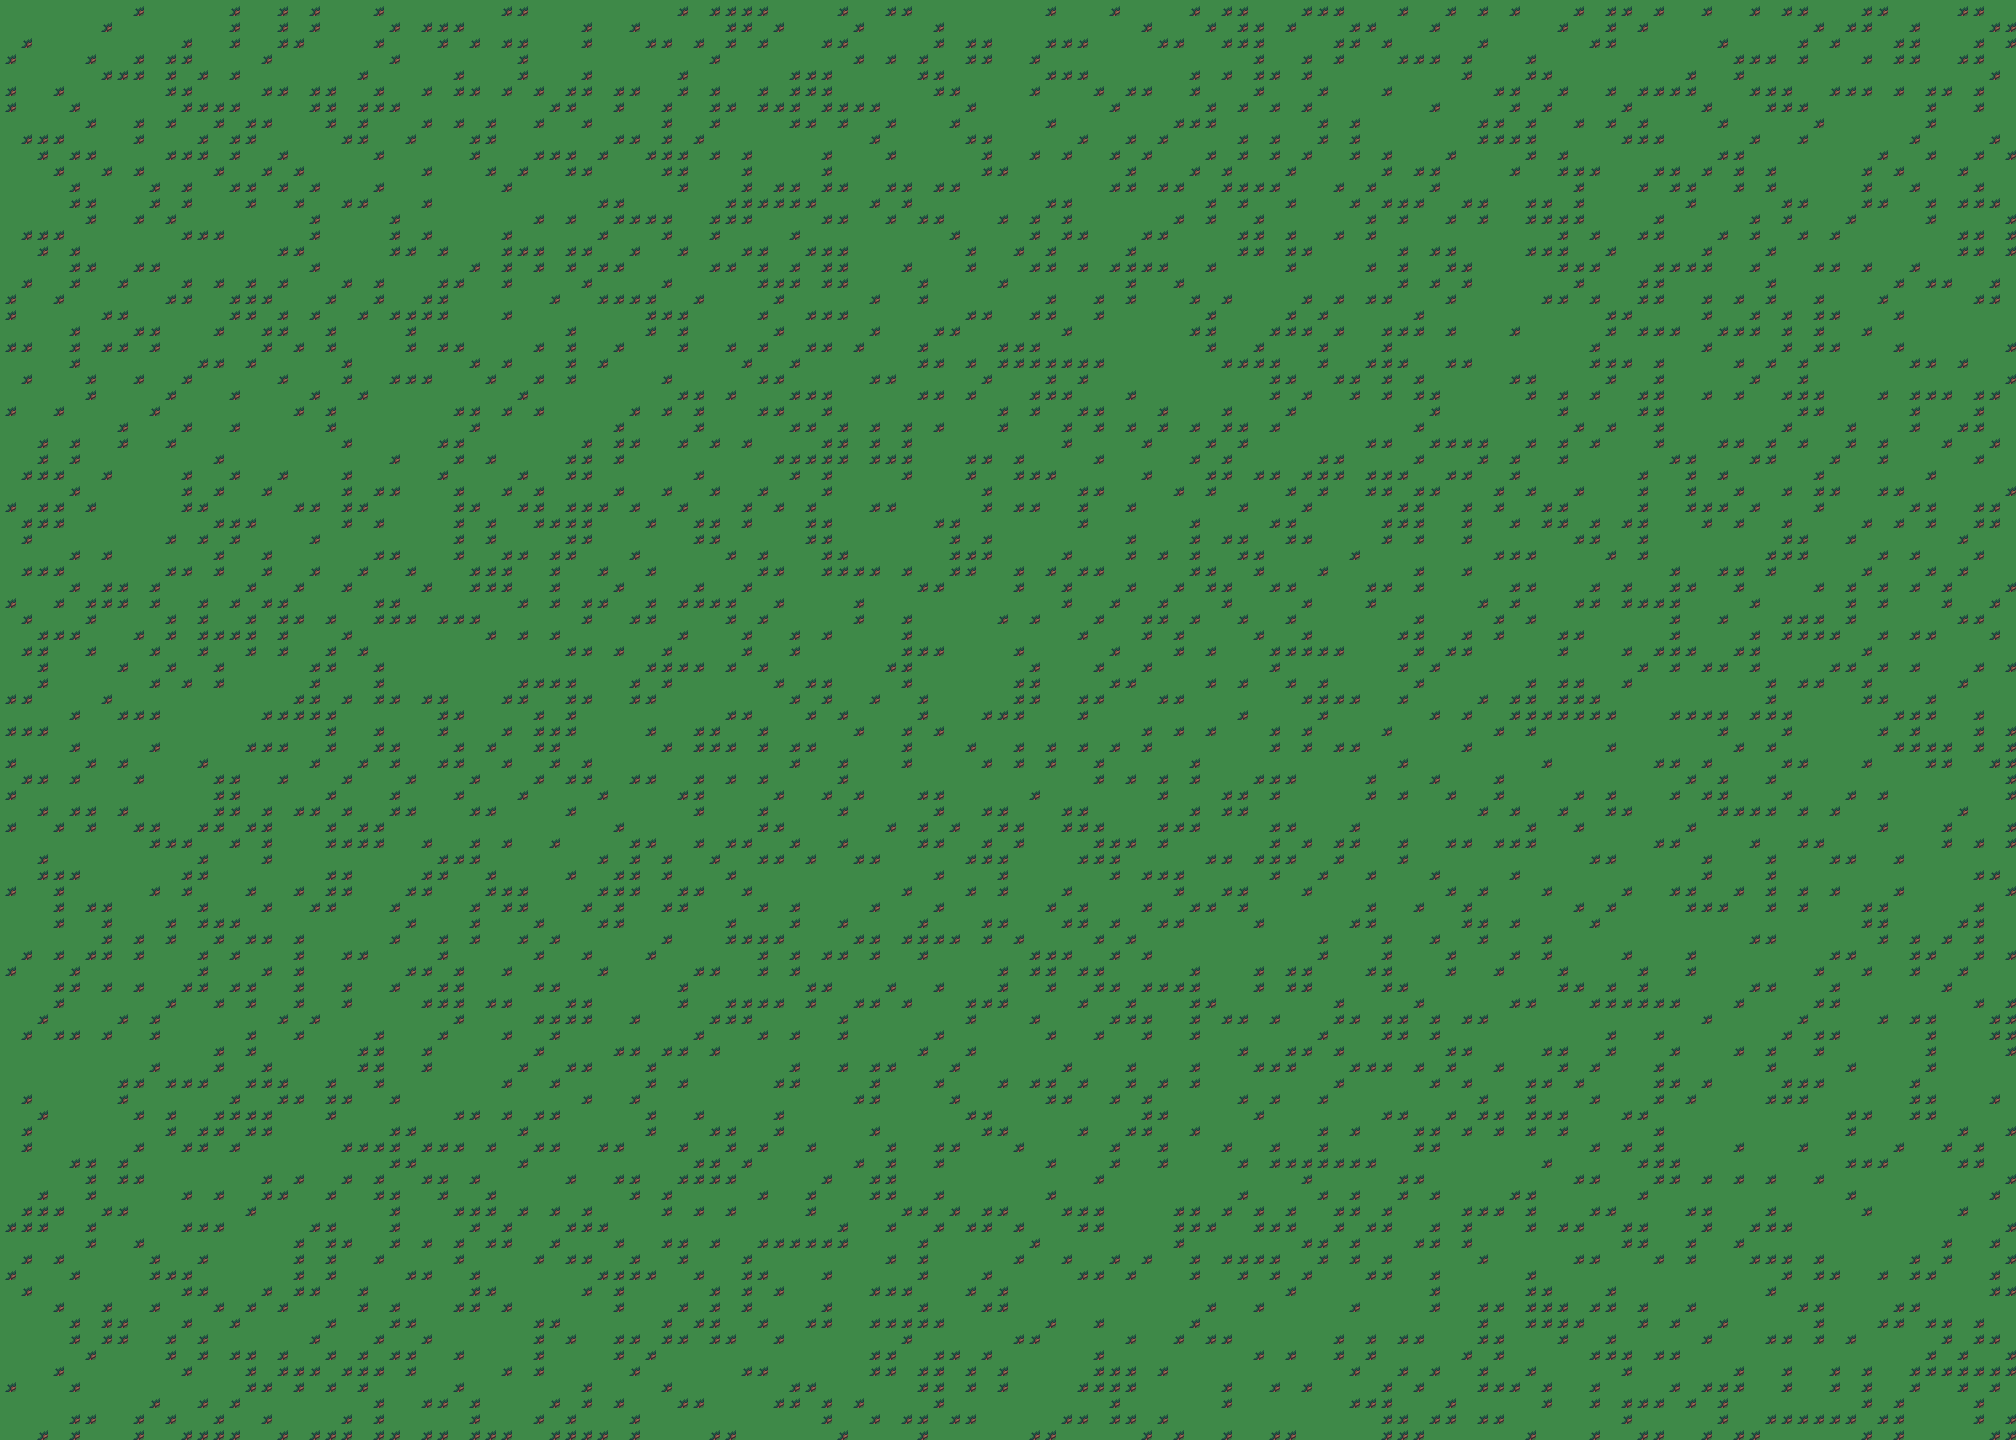

This game map was drawn from its Tiled (.tmx) file and the tilesets committed beside it. A one-line description and the trimmed map source follow:
An orthogonal 126x90 tile map with 16x16 px tiles, 5 tile layers (01_Ground, 02_Detail, 03_Structures, 04_Props, ...), 2 tilesets and 20 objects (4x enemy, 2x player, south_gate, ridge_left, ridge_right, ...).

<map version="1.10" tiledversion="1.12.1" orientation="orthogonal" renderorder="right-down" width="126" height="90" tilewidth="16" tileheight="16" infinite="0" nextlayerid="12" nextobjectid="29">
 <properties>
  <property name="groundStyle" value="peak" />
 </properties>
 <tileset firstgid="1" source="tileset.tsx" />
 <tileset firstgid="91" source="objects.tsx" />
 <layer id="7" name="01_Ground" width="126" height="90">
  <data>[11340 cells, 11340 non-empty, 2 distinct tile ids]</data>
 </layer>
 <layer id="8" name="02_Detail" width="126" height="90"><data>[11340 cells, 0 non-empty, 0 distinct tile ids]</data></layer><layer id="9" name="03_Structures" width="126" height="90"><data>[11340 cells, 0 non-empty, 0 distinct tile ids]</data></layer><layer id="10" name="04_Props" width="126" height="90"><data>[11340 cells, 0 non-empty, 0 distinct tile ids]</data></layer><layer id="11" name="05_Foreground" width="126" height="90"><data>[11340 cells, 0 non-empty, 0 distinct tile ids]</data></layer><objectgroup id="1" name="features">
  <object id="1" name="south_gate" x="900" y="1100" width="220" height="180">
   <properties>
    <property name="kind" value="gate" />
    <property name="label" value="Sky Lift" />
   </properties>
  </object>
  <object id="2" name="ridge_left" x="240" y="520" width="260" height="420">
   <properties>
    <property name="kind" value="cliff" />
   </properties>
  </object>
  <object id="3" name="ridge_right" x="1490" y="360" width="300" height="520">
   <properties>
    <property name="kind" value="cliff" />
   </properties>
  </object>
 </objectgroup>
 <objectgroup id="2" name="collisions">
  <object id="4" x="0" y="0" width="2016" height="70" />
  <object id="5" x="0" y="1370" width="2016" height="70" />
  <object id="6" x="0" y="0" width="70" height="1440" />
  <object id="7" x="1946" y="0" width="70" height="1440" />
  <object id="8" x="900" y="1100" width="220" height="180" />
  <object id="9" x="240" y="520" width="260" height="420" />
  <object id="10" x="1490" y="360" width="300" height="520" />
 </objectgroup>
 <objectgroup id="3" name="spawn_points">
  <object id="11" name="foothill" type="player" x="1008" y="1328">
   <properties>
    <property name="spawnId" value="foothill" />
   </properties>
  </object>
  <object id="26" name="from_sky" type="player" x="1650" y="320">
   <properties>
    <property name="spawnId" value="from_sky" />
   </properties>
  </object>
  <object id="12" name="enemy_1" type="enemy" x="760" y="980" />
  <object id="13" name="enemy_2" type="enemy" x="1160" y="780" />
  <object id="14" name="enemy_3" type="enemy" x="1360" y="620" />
  <object id="15" name="enemy_4" type="enemy" x="1700" y="420" />
 </objectgroup>
 <objectgroup id="4" name="doors">
  <object id="16" name="verdant_fields_return" x="972" y="1280" width="80" height="80">
   <properties>
    <property name="label" value="Verdant Fields" />
    <property name="targetZone" value="verdant_fields" />
    <property name="targetSpawn" value="from_peak" />
   </properties>
  </object>
  <object id="27" name="sky_fortress_gate" x="1602" y="320" width="80" height="80">
   <properties>
    <property name="label" value="Sky Fortress" />
    <property name="targetZone" value="sky_fortress" />
    <property name="targetSpawn" value="from_peak" />
    <property name="lockMessage" value="The air rail above the peak climbs toward an ancient fortress in the clouds." />
   </properties>
  </object>
 </objectgroup>
 <objectgroup id="5" name="npcs">
  <object id="17" name="edda_peak" x="620" y="980">
   <properties>
    <property name="npcId" value="edda_peak" />
    <property name="displayName" value="Edda" />
   </properties>
  </object>
 </objectgroup>
 <objectgroup id="6" name="chests">
  <object id="18" name="sun_core_cache" x="1540" y="360">
   <properties>
    <property name="gold" value="90" />
    <property name="potions" value="2" />
    <property name="keyItemReward" value="sun_core" />
    <property name="completionWorldFlag" value="frontier.sun_core_recovered" />
    <property name="message" value="A Sun Core rests inside, warm enough to light the mountain air." />
   </properties>
  </object>
 </objectgroup>
</map>
